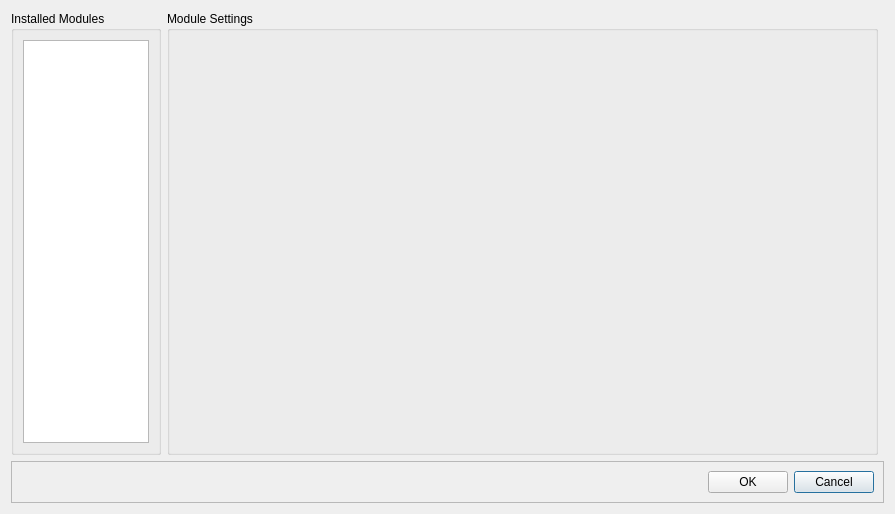
<?xml version="1.0" encoding="UTF-8"?>
<ui version="4.0">
 <class>syConfigDialog</class>
 <widget class="QDialog" name="syConfigDialog">
  <property name="geometry">
   <rect>
    <x>0</x>
    <y>0</y>
    <width>895</width>
    <height>514</height>
   </rect>
  </property>
  <property name="windowTitle">
   <string>Synnefo Configuration</string>
  </property>
  <property name="layoutDirection">
   <enum>Qt::LeftToRight</enum>
  </property>
  <layout class="QGridLayout" name="gridLayout">
   <item row="0" column="0">
    <widget class="QGroupBox" name="groupBox">
     <property name="sizePolicy">
      <sizepolicy hsizetype="Minimum" vsizetype="Preferred">
       <horstretch>0</horstretch>
       <verstretch>0</verstretch>
      </sizepolicy>
     </property>
     <property name="minimumSize">
      <size>
       <width>0</width>
       <height>0</height>
      </size>
     </property>
     <property name="maximumSize">
      <size>
       <width>150</width>
       <height>16777215</height>
      </size>
     </property>
     <property name="title">
      <string>Installed Modules</string>
     </property>
     <layout class="QGridLayout" name="gridLayout_3">
      <item row="0" column="0">
       <widget class="QListWidget" name="availableModuleList">
        <property name="dragEnabled">
         <bool>false</bool>
        </property>
        <property name="dragDropMode">
         <enum>QAbstractItemView::NoDragDrop</enum>
        </property>
        <property name="alternatingRowColors">
         <bool>false</bool>
        </property>
        <property name="selectionMode">
         <enum>QAbstractItemView::SingleSelection</enum>
        </property>
        <property name="viewMode">
         <enum>QListView::ListMode</enum>
        </property>
       </widget>
      </item>
     </layout>
    </widget>
   </item>
   <item row="1" column="0" colspan="3">
    <widget class="QFrame" name="Frame">
     <property name="enabled">
      <bool>true</bool>
     </property>
     <property name="sizePolicy">
      <sizepolicy hsizetype="Preferred" vsizetype="Preferred">
       <horstretch>0</horstretch>
       <verstretch>0</verstretch>
      </sizepolicy>
     </property>
     <property name="maximumSize">
      <size>
       <width>16777215</width>
       <height>42</height>
      </size>
     </property>
     <property name="layoutDirection">
      <enum>Qt::RightToLeft</enum>
     </property>
     <property name="autoFillBackground">
      <bool>true</bool>
     </property>
     <property name="frameShape">
      <enum>QFrame::StyledPanel</enum>
     </property>
     <property name="frameShadow">
      <enum>QFrame::Plain</enum>
     </property>
     <layout class="QGridLayout" name="gridLayout_2">
      <property name="horizontalSpacing">
       <number>-1</number>
      </property>
      <item row="0" column="3">
       <widget class="QPushButton" name="okButton">
        <property name="text">
         <string>OK</string>
        </property>
        <property name="autoDefault">
         <bool>false</bool>
        </property>
        <property name="default">
         <bool>false</bool>
        </property>
        <property name="flat">
         <bool>false</bool>
        </property>
       </widget>
      </item>
      <item row="0" column="4">
       <spacer name="horizontalSpacer">
        <property name="orientation">
         <enum>Qt::Horizontal</enum>
        </property>
        <property name="sizeType">
         <enum>QSizePolicy::MinimumExpanding</enum>
        </property>
        <property name="sizeHint" stdset="0">
         <size>
          <width>40</width>
          <height>20</height>
         </size>
        </property>
       </spacer>
      </item>
      <item row="0" column="2">
       <widget class="QPushButton" name="cancelButton">
        <property name="text">
         <string>Cancel</string>
        </property>
       </widget>
      </item>
     </layout>
    </widget>
   </item>
   <item row="0" column="1">
    <widget class="QGroupBox" name="groupBox_2">
     <property name="sizePolicy">
      <sizepolicy hsizetype="Expanding" vsizetype="Expanding">
       <horstretch>0</horstretch>
       <verstretch>0</verstretch>
      </sizepolicy>
     </property>
     <property name="title">
      <string>Module Settings</string>
     </property>
     <layout class="QGridLayout" name="gridLayout_4">
      <item row="0" column="0">
       <widget class="QStackedWidget" name="moduleConfigStack">
        <property name="sizePolicy">
         <sizepolicy hsizetype="Expanding" vsizetype="Expanding">
          <horstretch>0</horstretch>
          <verstretch>0</verstretch>
         </sizepolicy>
        </property>
        <property name="currentIndex">
         <number>-1</number>
        </property>
       </widget>
      </item>
     </layout>
    </widget>
   </item>
  </layout>
 </widget>
 <resources>
  <include location="../app/ui/resources.qrc"/>
 </resources>
 <connections/>
</ui>
